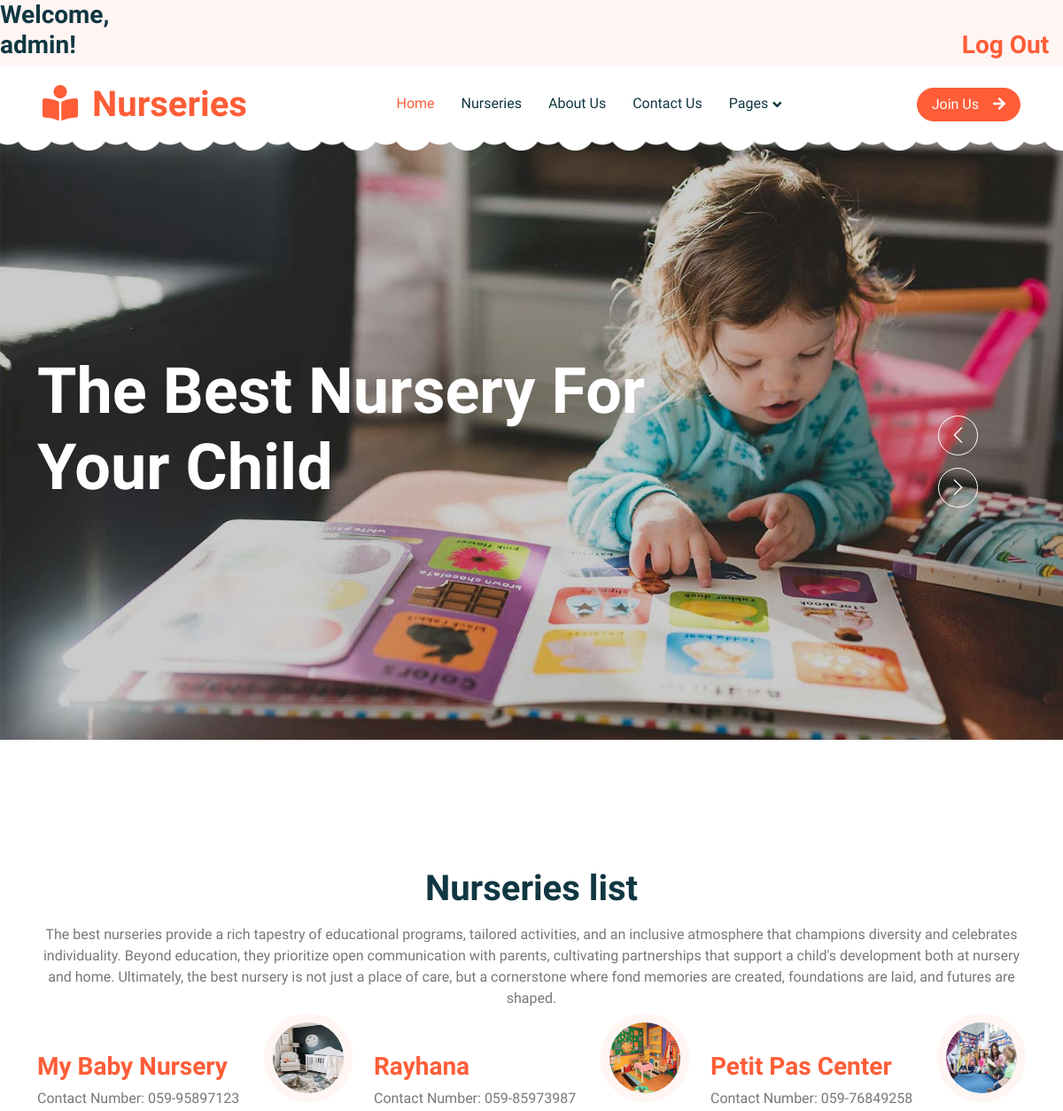
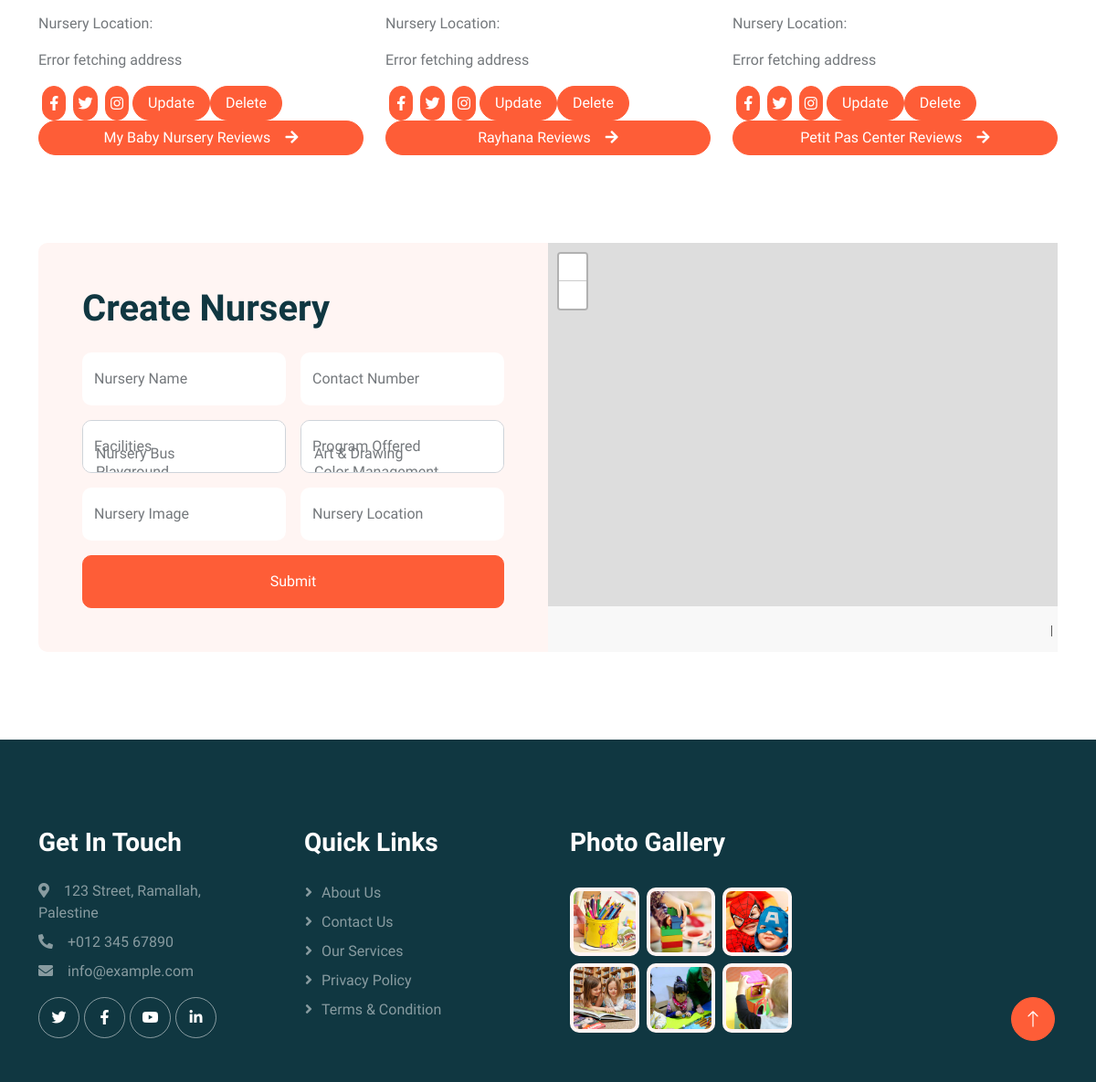
The page / (signed in) on the database its author committed (2 pictures, top to bottom).
### app/models.py (models this page shows)
class Nursery(models.Model):
    nursery_name = models.CharField(max_length=225)
    facilities = models.ManyToManyField(Facilities, related_name='nursery')
    program_offered = models.ManyToManyField(Programs, related_name='nursery')
    contact_number = models.CharField(max_length=225)
    nursery_location = models.TextField(null = True)
    image= models.TextField(null = True)
    created_at = models.DateTimeField(auto_now_add=True)
    updated_at = models.DateTimeField(auto_now=True)
    objects = NurseryManager()

### app/views.py (the view)
# urls.py: path('',views.welcome),
def welcome(request):
    if not 'logged_user_id' in request.session:
        messages.error(request,"You have to login first")
        return redirect('/register')
    else:
        context = {
        'allfacilities': Facilities.objects.all(),
        'alloprograms' :Programs.objects.all(),
       'allnurseries': Nursery.objects.all(),
       'specific_user': User.objects.get(id=request.session['logged_user_id'])
               }
    return render(request,"nurseries.html", context)

### app/templates/nurseries.html (shortened to what this page needs)
<!DOCTYPE html>
<html lang="en">
<head>
    {% load static %}
    <link rel="stylesheet" href="https://cdnjs.cloudflare.com/ajax/libs/chosen/1.8.7/chosen.min.css">
    <link href="https://cdnjs.cloudflare.com/ajax/libs/font-awesome/5.10.0/css/all.min.css" rel="stylesheet">
    <link href="https://cdn.jsdelivr.net/npm/bootstrap-icons@1.4.1/font/bootstrap-icons.css" rel="stylesheet">
    <link href="{% static 'lib/animate/animate.min.css' %}" rel="stylesheet">
    <link href="{% static 'lib/owlcarousel/assets/owl.carousel.min.css' %}" rel="stylesheet">
    <link href="{% static 'css/bootstrap.min.css' %}" rel="stylesheet">
    <link href="{% static 'css/style.css' %}" rel="stylesheet">
    <link rel="stylesheet" href="https://unpkg.com/leaflet@1.7.1/dist/leaflet.css" />
</head>
<body>
    <h3 >Welcome, {{request.session.logged_user_parent_name}}!<span><a href="/logout">Log Out</a></span></h1>
    <div class="container-xxl bg-white p-0">
        <nav class="navbar navbar-expand-lg bg-white navbar-light sticky-top px-4 px-lg-5 py-lg-0">
            <a href="index.html" class="navbar-brand">
                <h1 class="m-0 text-primary"><i class="fa fa-book-reader me-3"></i>Nurseries</h1>
            </a>
            <div class="collapse navbar-collapse" id="navbarCollapse">
                <div class="navbar-nav mx-auto">
                    <a href="/register" class="nav-item nav-link active">Home</a>
                    <a href="/" class="nav-item nav-link">Nurseries</a>
                    <a href="/about" class="nav-item nav-link">About Us</a>
                    <a href="/contact" class="nav-item nav-link">Contact Us</a>
                    <div class="nav-item dropdown">
                        <a href="#" class="nav-link dropdown-toggle" data-bs-toggle="dropdown">Pages</a>
                    </div>
                </div>
                <a href="/register" class="btn btn-primary rounded-pill px-3 d-none d-lg-block">Join Us<i class="fa fa-arrow-right ms-3"></i></a>
            </div>
        </nav>
        <div class="container-fluid p-0 mb-5">
            <div class="owl-carousel header-carousel position-relative">
                <div class="owl-carousel-item position-relative">
                    <img class="img-fluid" src="{% static 'img/carousel-1.jpg' %}" alt="">
                    <div class="position-absolute top-0 start-0 w-100 h-100 d-flex align-items-center" style="background: rgba(0, 0, 0, .2);">
                        <div class="container">
                            <div class="row justify-content-start">
                                <div class="col-10 col-lg-8">
                                    <h1 class="display-2 text-white animated slideInDown mb-4">The Best Nursery For Your Child</h1>
                                </div>
                            </div>
                        </div>
                    </div>
                </div>
            </div>
        </div>
        <div class="container-xxl py-5">
            <div class="container">
                <div class="text-center mx-auto mb-5 wow fadeInUp" data-wow-delay="0.1s" style="max-width: 1500px;">
                    <h1 class="mb-3">Nurseries list</h1>
                    <p>The best nurseries provide a rich tapestry of educational programs, tailored activities, and an inclusive atmosphere that champions diversity and celebrates individuality. Beyond education, they prioritize open communication with parents, cultivating partnerships that support a child's development both at nursery and home. Ultimately, the best nursery is not just a place of care, but a cornerstone where fond memories are created, foundations are laid, and futures are shaped.</p>
                </div>
                    <div class="row g-4">
                        {% for nursery in allnurseries%}
                        <div class="col-lg-4 col-md-6 wow fadeInUp" data-wow-delay="0.1s">
                            <div class="team-item position-relative">
                                <img class="team-text" src="{% static 'img/' %}{{ nursery.image }}" alt="">
                                <div class="img-fluid rounded-circle w-75">
                                    <h3><a href="/nursery/{{nursery.id}}">{{nursery.nursery_name}}</a></h3>
                                    <p>Contact Number: {{nursery.contact_number}}</p>
                                    <p>Nursery Location:<p style="display:none" class="loc_info">{{nursery.nursery_location}}</p></p>
                                    <div class="d-flex align-items-center">
                                        <a class="btn btn-square btn-primary mx-1" href="https://www.facebook.com/"><i class="fab fa-facebook-f"></i></a>
                                        <a class="btn btn-square btn-primary  mx-1" href="https://www.twitter.com"><i class="fab fa-twitter"></i></a>
                                        <a class="btn btn-square btn-primary  mx-1" href="https://www.instagram.com"><i class="fab fa-instagram"></i></a>
                                        {% if specific_user.user_roles.id  == 1 %}
                                        <form action="/updatenursery/{{nursery.id}}">
                                        <button class="btn btn-primary rounded-pill px-3 d-none d-lg-block" type="submit">Update</button>
                                        </form>
                                        {%else%}
                                        <div></div>
                                        {% endif %}
                                        {% if specific_user.user_roles.id  == 1 %}
                                        <form action="/deletenursery/{{nursery.id}}">
                                        <button class="btn btn-primary rounded-pill px-3 d-none d-lg-block" type="submit">Delete</button>
                                        </form>
                                        {%else%}
                                        <div></div>
                                        {% endif %}
                                    </div>
                                </div>
                            </div>
                            <a href="/nursery/{{nursery.id}}" class="btn btn-primary rounded-pill px-3 d-none d-lg-block">{{nursery.nursery_name}} Reviews<i class="fa fa-arrow-right ms-3"></i></a>
                        </div>
                        {% endfor %}
                    </div>
            </div>
        </div>
        <div>
            {% if specific_user.user_roles.id  == 1 %}
            <form action="/addnursery" method="POST">
                <div class="container-xxl py-5">
                    <div class="container">
                        <div class="bg-light rounded">
                            <div class="row g-0">
                                <div class="col-lg-6 wow fadeIn" data-wow-delay="0.1s">
                                    <div class="h-100 d-flex flex-column justify-content-center p-5">
                                        <h1 class="mb-4">Create Nursery</h1>
                                            <div class="row g-3">
                                                <div class="col-sm-6">
                                                    <div class="form-floating">
                                                        <input type="text" class="form-control border-0" id="gname" placeholder="Nursery Name" name="nursery_name">
                                                        <label for="nursery_name">Nursery Name</label>
                                                    </div>
                                                </div>
                                                 <div class="col-sm-6">
                                                    <div class="form-floating">
                                                        <input type="text" class="form-control border-0" id="cage" placeholder="Contact Number" name="contact_number">
                                                        <label for="cage">Contact Number</label>
                                                    </div>
                                                </div>
                                                <div class="col-sm-6">
                                                    <div class="form-floating">
                                                        <label for="facilities">Facilities</label>
                                                        <select class="form-select chosen-select" id="facilities" name="facilities" multiple>
                                                            {% for facility in allfacilities%}
                                                            <option value="{{facility.id}}">{{facility.facilities_name}}</option>
                                                            {% endfor %}
                                                        </select>
                                                    </div>
                                                </div>
                                                <div class="col-sm-6">
                                                    <div class="form-floating">
                                                        <label for="cname">Program Offered</label>
                                                        <select class="form-select chosen-select" name="program_offered" multiple>
                                                            {% for program in alloprograms %}
                                                            <option value="{{program.id}}">{{program.program_offered_name}}</option>
                                                            {% endfor %}
                                                        </select>
                                                    </div>
                                                </div>
                                                <div class="col-sm-6">
                                                    <div class="form-floating">
                                                        <input type="text" class="form-control border-0" id="nursery_image" placeholder="Nursery Image" name="image">
                                                        <label for="cage">Nursery Image</label>
                                                    </div>
                                                </div>
                                                <div class="col-sm-6">
                                                    <div class="form-floating">
                                                        <input type="text" class="form-control border-0" id="nursery_location" placeholder="Nursery Location" name="nursery_location">
                                                        <label for="cage">Nursery Location</label>
                                                    </div>
                                                </div>
                                                <div class="col-12">
                                                    <button class="btn btn-primary w-100 py-3" type="submit">Submit</button>
                                                </div>
                                            </div>
                                    </div>
                                </div>
                                <div class="col-lg-6 wow fadeIn" data-wow-delay="0.5s" style="min-height: 400px;">
                                    <div class="position-relative h-100">
                                            <div id="mapid">
                                            </div>
                                    </div>
                                </div>
                            </div>
                        </div>
                    </div>
                </div>
            </form>
            {%else%}
            <div></div>
            {% endif %}
        </div>
 <div class="container-fluid bg-dark text-white-50 footer pt-5 mt-5 wow fadeIn" data-wow-delay="0.1s">
    <div class="container py-5">
        <div class="row g-5">
            <div class="col-lg-3 col-md-6">
                <h3 class="text-white mb-4">Get In Touch</h3>
                <p class="mb-2"><i class="fa fa-map-marker-alt me-3"></i>123 Street, Ramallah, Palestine</p>
                <p class="mb-2"><i class="fa fa-phone-alt me-3"></i>+012 345 67890</p>
                <p class="mb-2"><i class="fa fa-envelope me-3"></i>info@example.com</p>
                <div class="d-flex pt-2">
                    <a class="btn btn-outline-light btn-social" href=""><i class="fab fa-twitter"></i></a>
                    <a class="btn btn-outline-light btn-social" href=""><i class="fab fa-facebook-f"></i></a>
                    <a class="btn btn-outline-light btn-social" href=""><i class="fab fa-youtube"></i></a>
                    <a class="btn btn-outline-light btn-social" href=""><i class="fab fa-linkedin-in"></i></a>
                </div>
            </div>
            <div class="col-lg-3 col-md-6">
                <h3 class="text-white mb-4">Quick Links</h3>
                <a class="btn btn-link text-white-50" href="">About Us</a>
                <a class="btn btn-link text-white-50" href="">Contact Us</a>
                <a class="btn btn-link text-white-50" href="">Our Services</a>
                <a class="btn btn-link text-white-50" href="">Privacy Policy</a>
                <a class="btn btn-link text-white-50" href="">Terms & Condition</a>
            </div>
            <div class="col-lg-3 col-md-6">
                <h3 class="text-white mb-4">Photo Gallery</h3>
                <div class="row g-2 pt-2">
                    <div class="col-4">
                        <img class="img-fluid rounded bg-light p-1" src="{% static 'img/classes-1.jpg' %}" alt="">
                    </div>
                    <div class="col-4">
                        <img class="img-fluid rounded bg-light p-1" src="{% static 'img/classes-2.jpg' %}" alt="">
                    </div>
                    <div class="col-4">
                        <img class="img-fluid rounded bg-light p-1" src="{% static 'img/classes-3.jpg' %}" alt="">
                    </div>
                    <div class="col-4">
                        <img class="img-fluid rounded bg-light p-1" src="{% static 'img/classes-4.jpg' %}" alt="">
                    </div>
                    <div class="col-4">
                        <img class="img-fluid rounded bg-light p-1" src="{% static 'img/classes-5.jpg' %}" alt="">
                    </div>
                    <div class="col-4">
                        <img class="img-fluid rounded bg-light p-1" src="{% static 'img/classes-6.jpg' %}" alt="">
                    </div>
                </div>
            </div>
        </div>
    </div>
</div>
        <a href="#" class="btn btn-lg btn-primary btn-lg-square back-to-top"><i class="bi bi-arrow-up"></i></a>
    </div>
</body>
</html>

### rows shown on the page
Nursery: image (picture), nursery_name "My Baby Nursery", contact_number "059-95897123"
Nursery: image (picture), nursery_name "Rayhana", contact_number "059-85973987"
Nursery: image (picture), nursery_name "Petit Pas Center", contact_number "059-76849258"

### other values the page prints
{{ request.session.logged_user_parent_name }} "admin"
